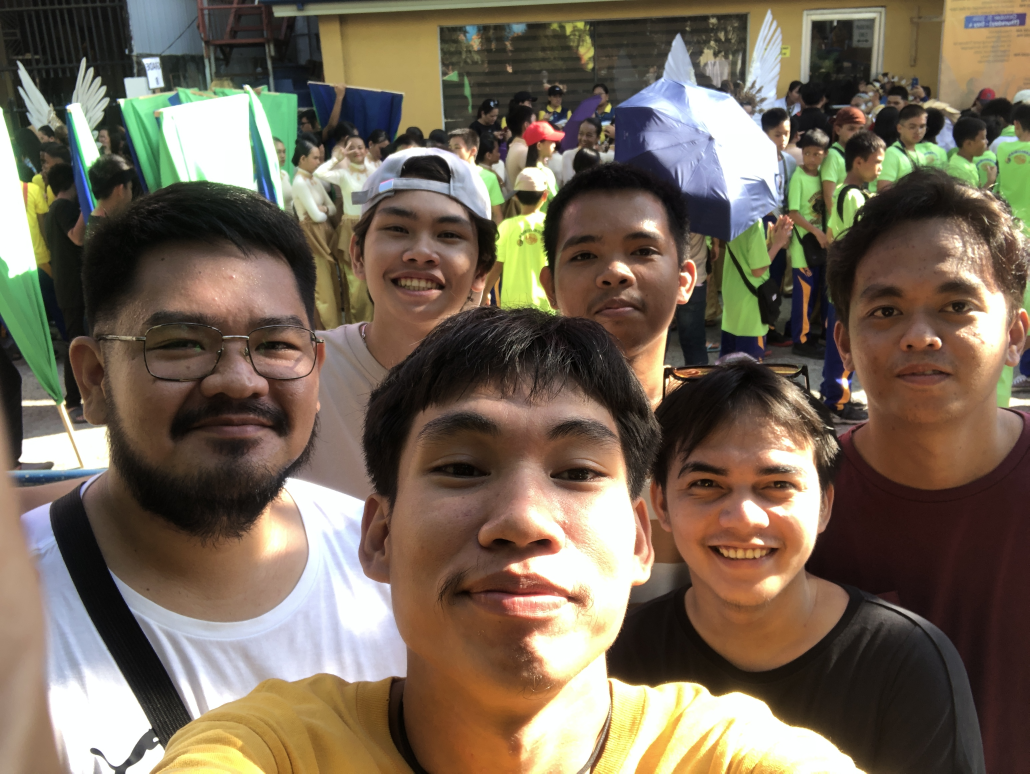
#> input picture Resources/Photos/troops.jpg, 3088 x 2320 px (shown at 1/3 size)
$ python face_detect.py
#> lines starting #> are read from the running program, lines starting #| are printed output that depends on the picture
#pylint:disable=no-member

import cv2 as cv

img = cv.imread('../Resources/Photos/troops.jpg')
#> img is the input picture: shape (2320, 3088, 3); mean B, G, R 87.6, 103.5, 116.7
img = cv.resize(img, (800, 600))
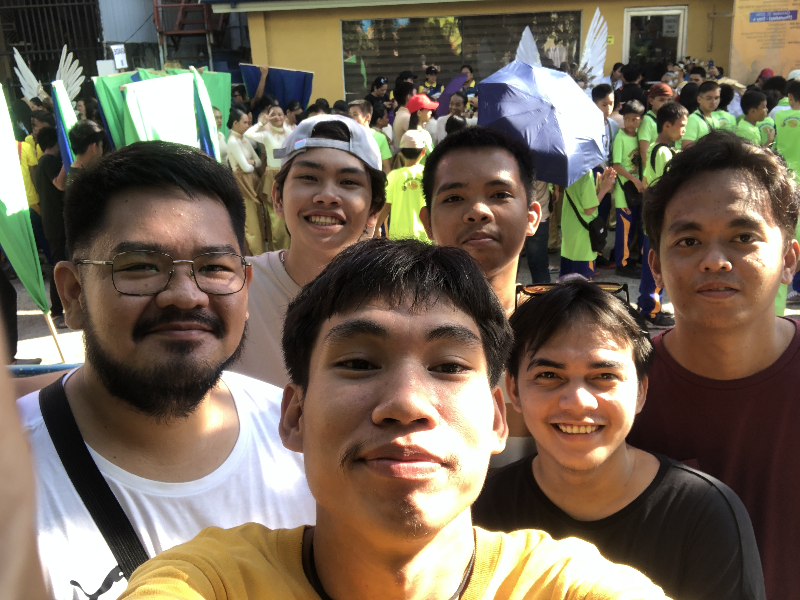
#> img: shape (600, 800, 3); mean B, G, R 87.5, 103.4, 116.6

gray = cv.cvtColor(img, cv.COLOR_BGR2GRAY)
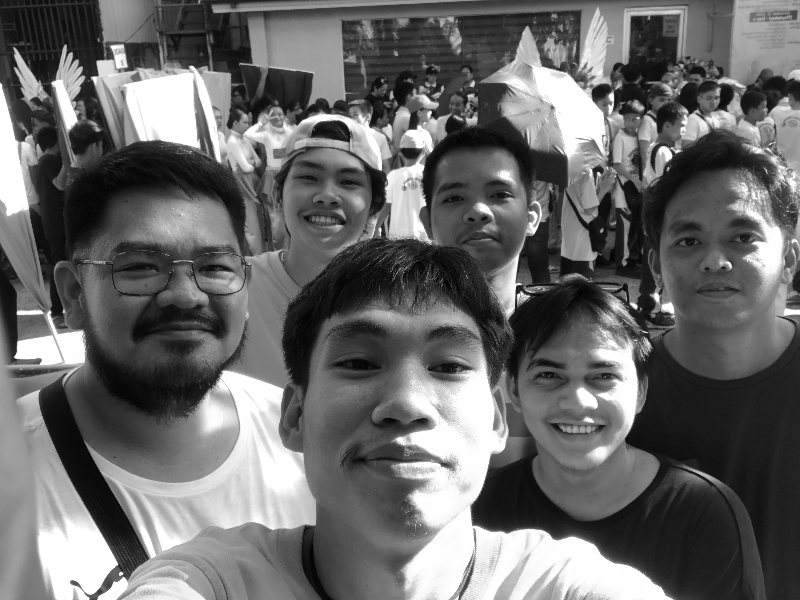
#> gray: shape (600, 800); min 0, max 255, mean 105.5
cv.imshow('Gray People', gray)

#> (the run stopped early here; a loop or call above may not have finished)

$ run again, with Resources/Photos/jorcags.JPG copied over Resources/Photos/troops.jpg
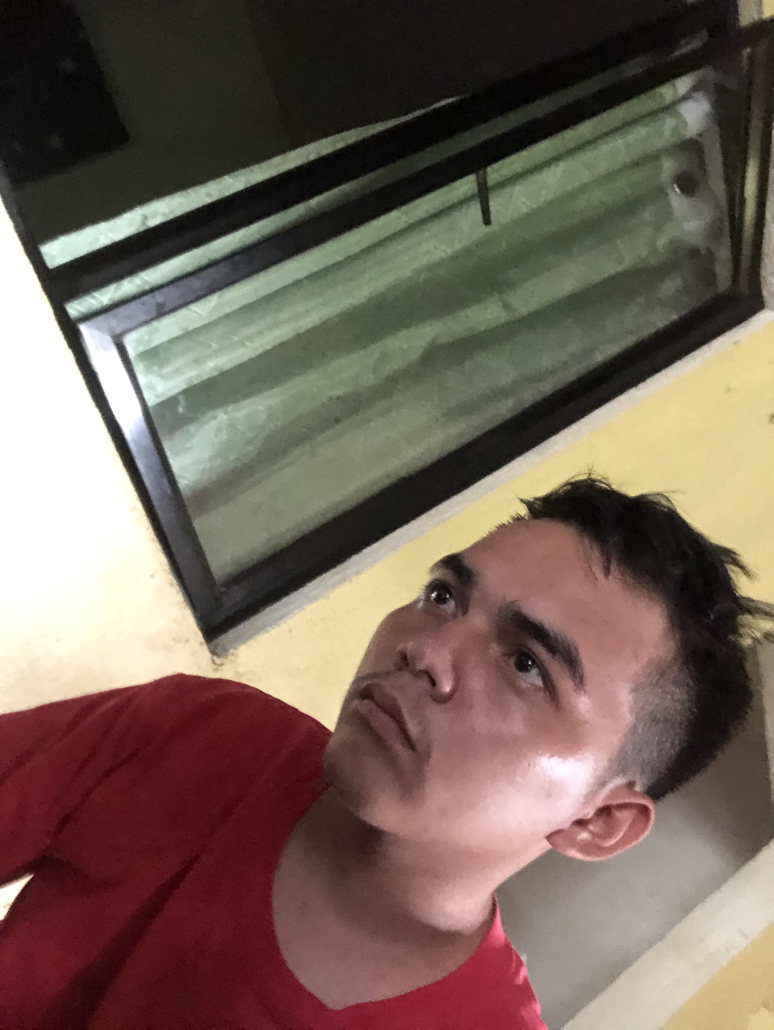
#> input picture Resources/Photos/jorcags.JPG, 2320 x 3088 px (shown at 1/3 size)
#> img is the input picture: shape (3088, 2320, 3); mean B, G, R 87.7, 98.9, 115.9
#> `img = cv.resize(img, (800, 600))`:
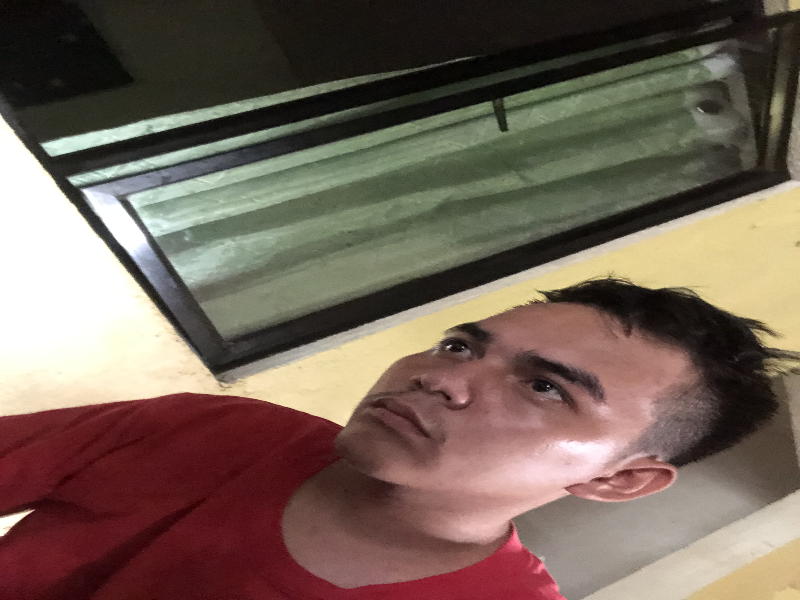
#> img: shape (600, 800, 3); mean B, G, R 87.6, 98.8, 115.8
#> `gray = cv.cvtColor(img, cv.COLOR_BGR2GRAY)`:
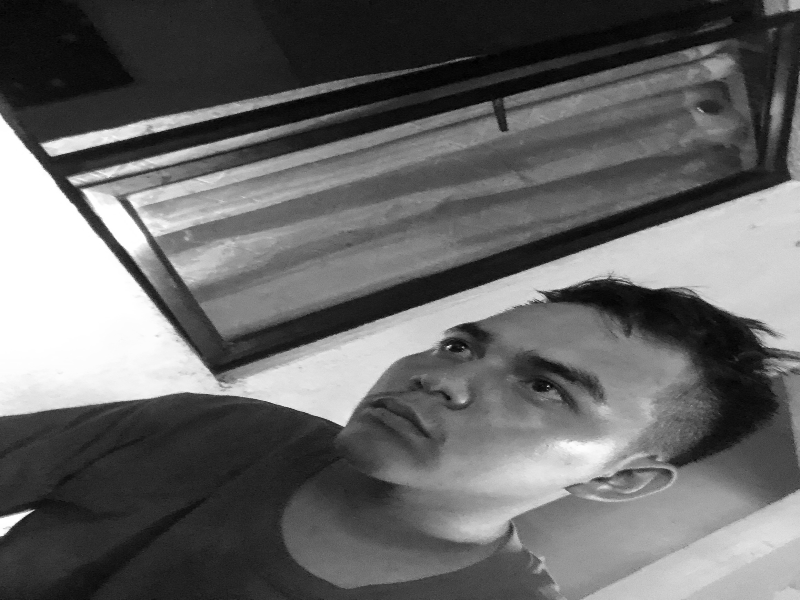
#> gray: shape (600, 800); min 0, max 255, mean 102.6

$ run again, with Resources/Photos/mikerey1.jpg copied over Resources/Photos/troops.jpg
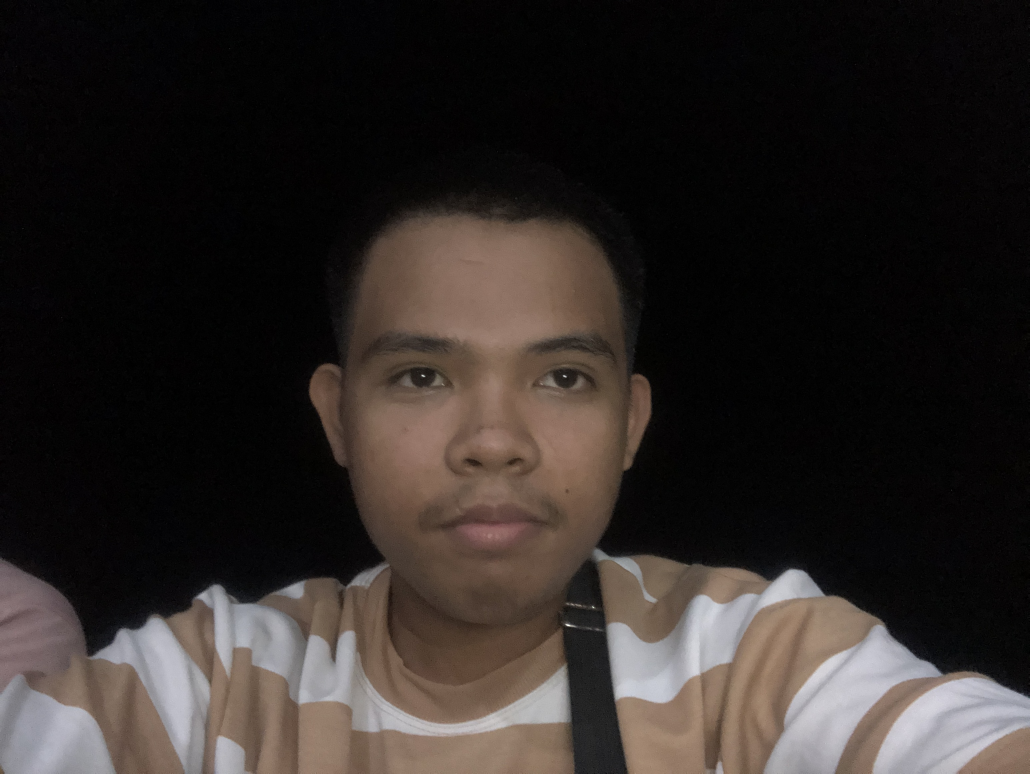
#> input picture Resources/Photos/mikerey1.jpg, 3088 x 2320 px (shown at 1/3 size)
#> img is the input picture: shape (2320, 3088, 3); mean B, G, R 38.3, 41, 47
#> `img = cv.resize(img, (800, 600))`:
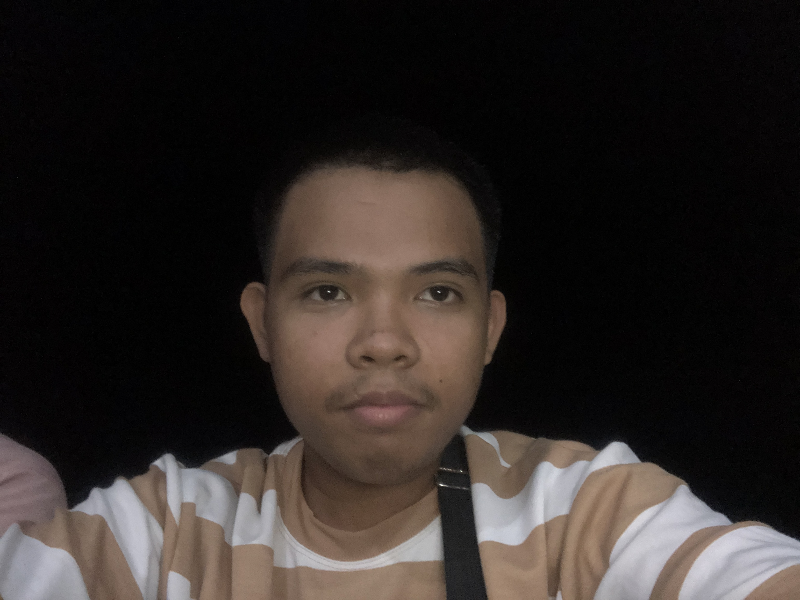
#> img: shape (600, 800, 3); mean B, G, R 38.2, 40.9, 46.9
#> `gray = cv.cvtColor(img, cv.COLOR_BGR2GRAY)`:
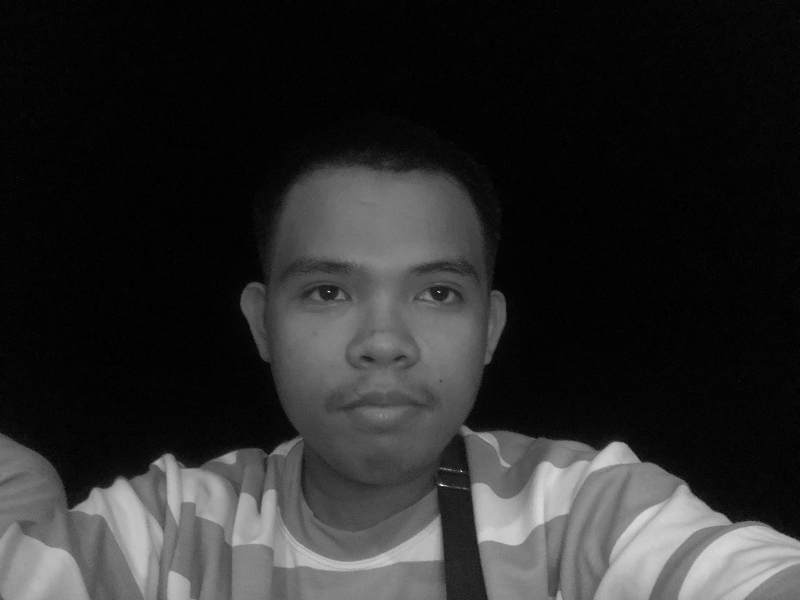
#> gray: shape (600, 800); min 0, max 247, mean 42.4

$ run again, with Resources/Photos/mikerey2.jpg copied over Resources/Photos/troops.jpg
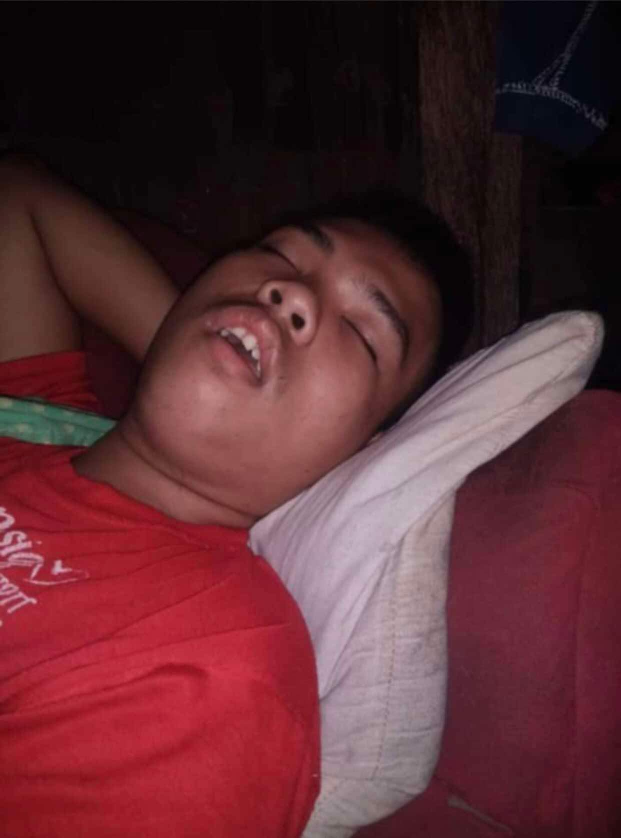
#> input picture Resources/Photos/mikerey2.jpg, 1242 x 1676 px (shown at 1/2 size)
#> img is the input picture: shape (1676, 1242, 3); mean B, G, R 50.9, 44.7, 91.3
#> `img = cv.resize(img, (800, 600))`:
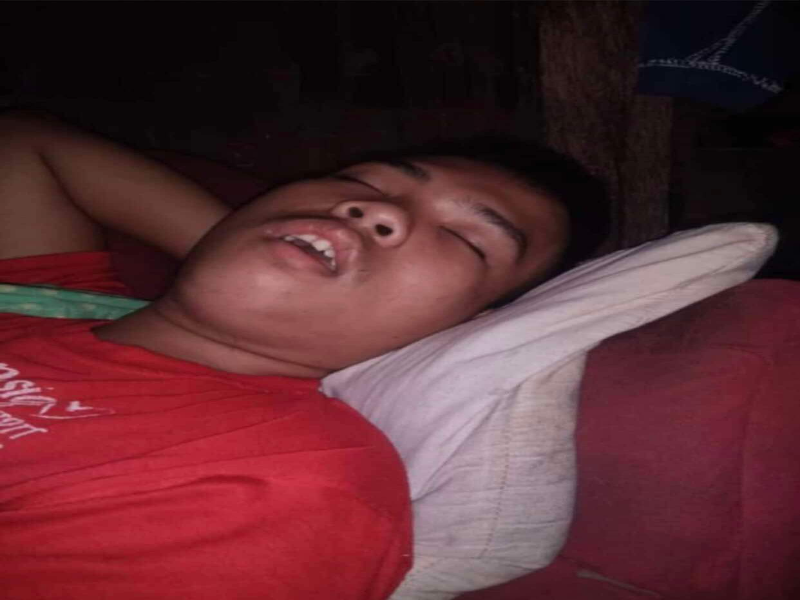
#> img: shape (600, 800, 3); mean B, G, R 50.8, 44.7, 91.2
#> `gray = cv.cvtColor(img, cv.COLOR_BGR2GRAY)`:
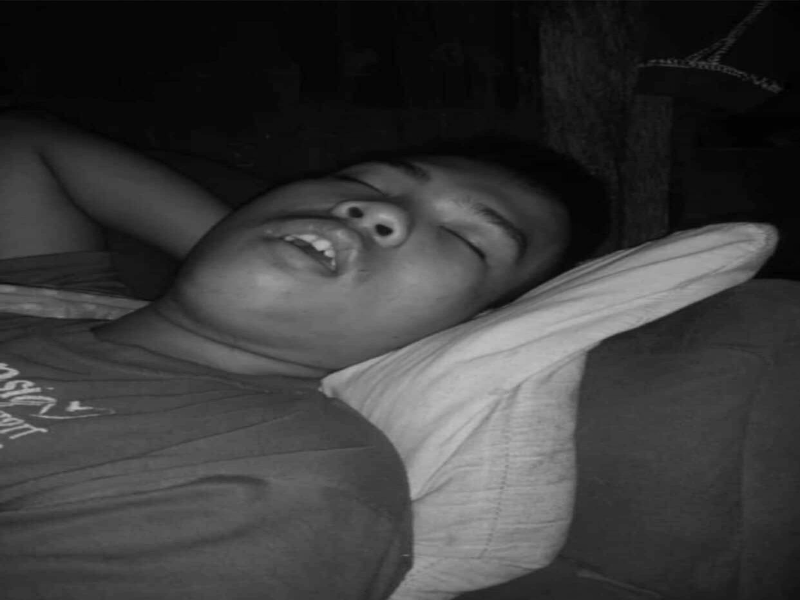
#> gray: shape (600, 800); min 0, max 192, mean 59.2
